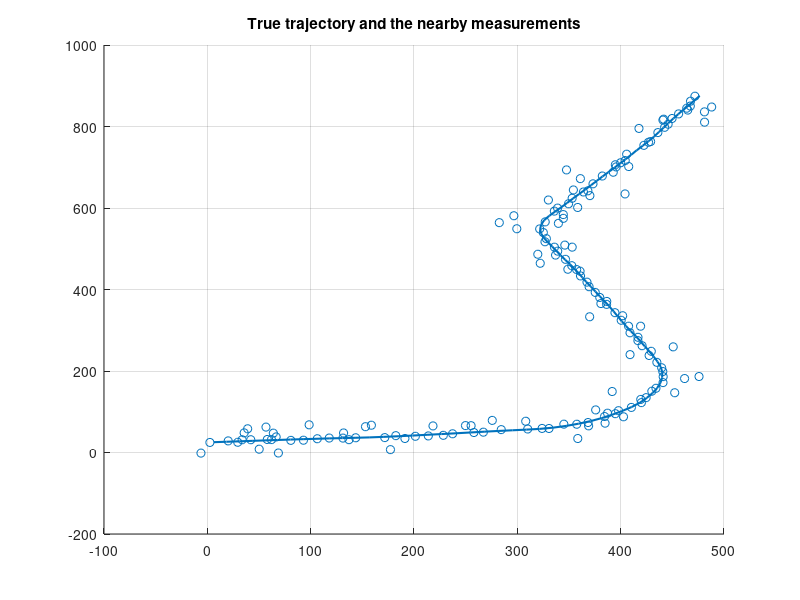

Here is the MATLAB script that generated this plot: (Note: this script raises an error after producing the figure.)
clear all; close all;
%% Load/generate data
usePregen = true; % you can generate your own data if set to false
if usePregen
    load task2data.mat;
else
    K = 100;
    Ts = 2.5;
    r = 5;
    q = [0.005, 1e-6*pi]; % q(1): CV noise (effective all the time), q(2): CT noise (effective only in turns)
    init.x = [0; 0; 2; 0; 0];
    init.P = diag([25, 25, 3, 3, 0.0005].^2);
    % detection and false alarm
    PDtrue = 0.9;
    lambdatrue = 1e-4;
    [Xgt, Z, a] = simulate_atc_track(Ts, K, q, r, init, PDtrue, lambdatrue, false);
end


%% plot measurements close to the trajectory
figure(1); clf; hold on; grid on;
Zplotdata = [];
plotMeasDist = 45;
for k = 1:K
   toPlot = false(size(Z{k},2),1);
   for j = 1:size(Z{k}, 2)
        v = Z{k}(:, j) - Xgt(1:2, k);
        toPlot(j) = v' * v <= plotMeasDist^2;
   end
   Zplotdata = [Zplotdata, Z{k}(:, toPlot)];
end
set(gca, 'ColorOrderIndex', 2)
scatter(Zplotdata(1,:), Zplotdata(2,:));
set(gca, 'ColorOrderIndex', 1)
plot(Xgt(1,:),Xgt(2,:), 'LineWidth',1.5);
title('True trajectory and the nearby measurements')

%% Task 2p1 (PDAF)
%task2p1;


%% Task2p2 (IMM-PDAF)
task2p2;
